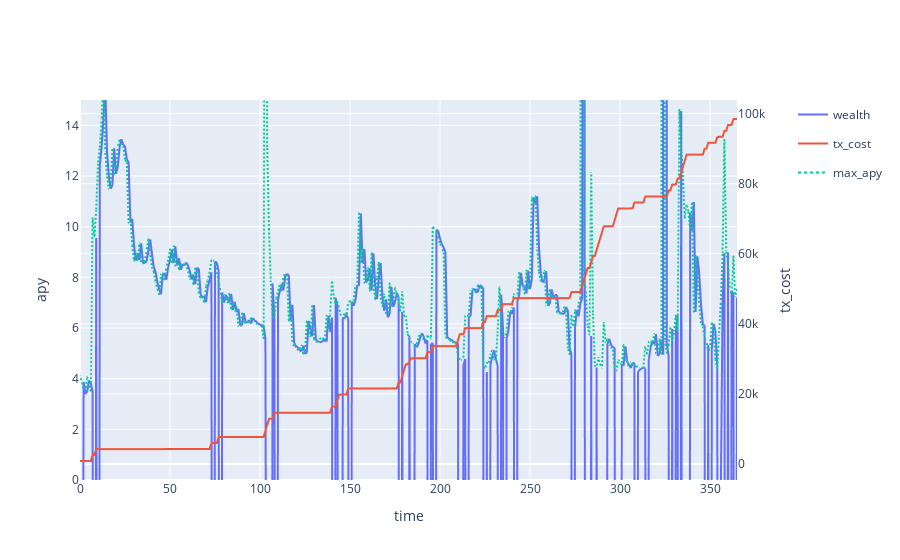

The notebook cell this image was saved under:
### Code cell
backtest['pnl']["tx_cost"].iloc[0] = 0.001
cum_tx_cost = backtest['pnl']["tx_cost"].cumsum()
apy = (backtest['pnl']['wealth'] / backtest['pnl']['wealth'].shift(1) -1)*365/1*100
max_apy = backtest['full_apy'].max(axis=1)*100*(1-parameter_grid["base_buffer"])
max_apy.name = 'max_apy'

subfig = make_subplots(specs=[[{"secondary_y": True}]])

# create two independent figures with px.line each containing data from multiple columns
fig = px.line(apy,render_mode="webgl",)
fig3 = px.line(max_apy, render_mode="webgl")
fig3.update_traces(line={"dash": 'dot'})
fig2 = px.line(cum_tx_cost, render_mode="webgl",)
fig2.update_traces(yaxis="y2")
subfig.add_traces(fig.data + fig2.data + fig3.data)
subfig.layout.xaxis.title = "time"
subfig.layout.yaxis.title = "apy"
subfig.layout.yaxis.range = [0, 15]
subfig.layout.yaxis2.title = "tx_cost"

# recoloring is necessary otherwise lines from fig und fig2 would share each color
# e.g. Linear-, Log- = blue; Linear+, Log+ = red... we don't want this
subfig.for_each_trace(lambda t: t.update(line=dict(color=t.marker.color)))
subfig.show()

print(filename)
apy.mean()

### Figure 1 — Plotly figure (JSON) as saved in the notebook; plotly's stock layout.template omitted (floating-point values rounded to 4 significant figures; data arrays with more than 128 entries replaced by an {"elided": "..."} marker saying what was removed)
{"data": [{"hovertemplate": "variable=wealth<br>index=%{x}<br>value=%{y}<extra></extra>", "legendgroup": "wealth", "line": {"dash": "solid"}, "marker": {"symbol": "circle"}, "mode": "lines", "name": "wealth", "showlegend": true, "type": "scattergl", "x": {"elided": "366 int values"}, "xaxis": "x", "y": {"elided": "366 float values"}, "yaxis": "y"}, {"hovertemplate": "variable=tx_cost<br>index=%{x}<br>value=%{y}<extra></extra>", "legendgroup": "tx_cost", "line": {"dash": "solid"}, "marker": {"symbol": "circle"}, "mode": "lines", "name": "tx_cost", "showlegend": true, "type": "scattergl", "x": {"elided": "366 int values"}, "xaxis": "x", "y": {"elided": "366 float values"}, "yaxis": "y2"}, {"hovertemplate": "variable=max_apy<br>index=%{x}<br>value=%{y}<extra></extra>", "legendgroup": "max_apy", "line": {"dash": "dot"}, "marker": {"symbol": "circle"}, "mode": "lines", "name": "max_apy", "showlegend": true, "type": "scattergl", "x": {"elided": "366 int values"}, "xaxis": "x", "y": {"elided": "366 float values"}, "yaxis": "y"}], "layout": {"xaxis": {"anchor": "y", "domain": [0, 0.94], "title": {"text": "time"}}, "yaxis": {"anchor": "x", "domain": [0, 1], "range": [0, 15], "title": {"text": "apy"}}, "yaxis2": {"anchor": "x", "overlaying": "y", "side": "right", "title": {"text": "tx_cost"}}}}
